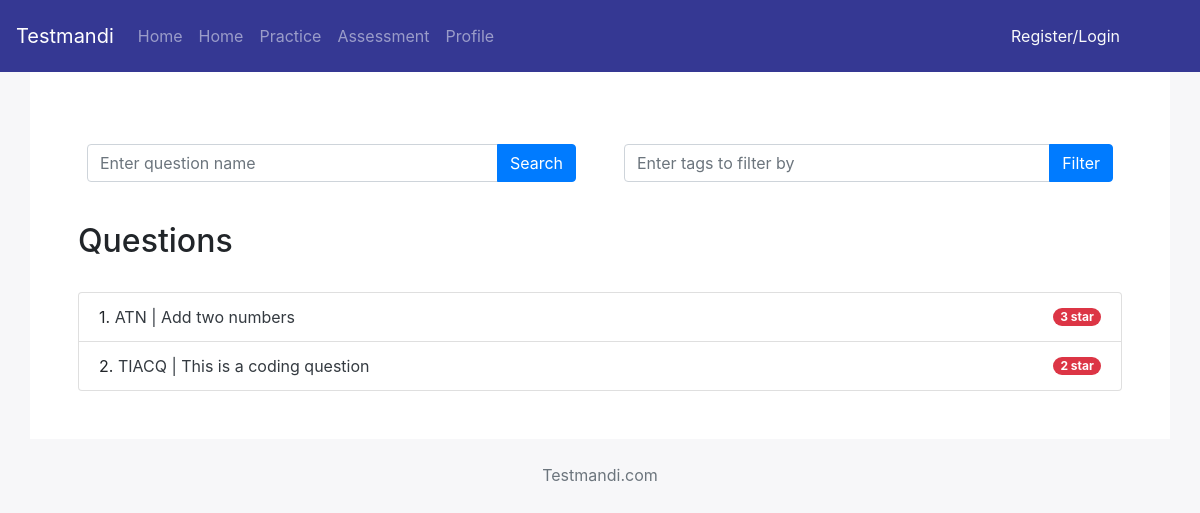
The page /question/ on the database as committed earlier.
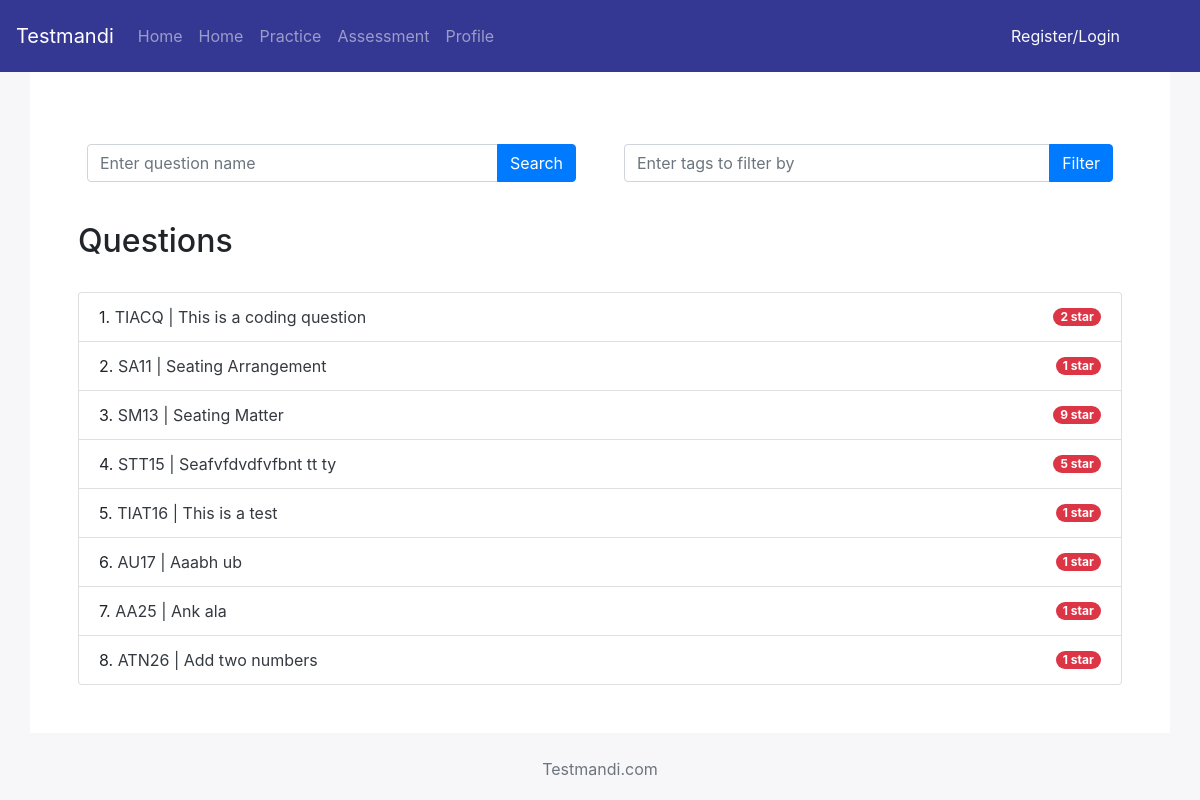
The same page on the database as committed later.
### dashboard/models.py (models this page shows, shortened)
class Question(models.Model):
    title = models.CharField(max_length=100, blank=True, null=True)
    question = models.TextField(max_length=5000, blank=True, null=True)
    hit = models.CharField(max_length=10, blank=True, null=True)
    difficulty = models.IntegerField(choices=QUESTION_DIFFI, blank=True, null=True)
    topic = models.CharField(max_length=250, blank=True, null=True)
    subtopic = models.CharField(max_length=250, blank=True, null=True)
    subsubtopic = models.CharField(max_length=250, blank=True, null=True)
    time_limit = models.CharField(max_length=10, blank=True, null=True)
    time_stamp = models.DateTimeField(auto_now_add=True)

### dashboard/views.py (the view)
# urls.py: path('question/', question_list_view, name="question-list"),
def question_list_view(request):
    questions = Question.objects.all()
    context = {
        "title": "Dashboard",
        "questions": questions
    }
    return render(request, 'dashboard/question-list.html', context)

### templates/dashboard/question-list.html
{% extends "base/base.html" %}
{% block content %}
    <div class="container p-5">
        <div class="row">
            <div class="col p-4">
                {% include 'dashboard/search.html' %}
            </div>
            <div class="col p-4">
                {% include 'dashboard/filter.html' %}
            </div>
        </div>
        <h2>Questions</h2>
        <br>
        <ul class="list-group">
            {% for question in questions %}
                <li class="list-group-item d-flex justify-content-between align-items-center">
                    <span>
                        {{ forloop.counter }}.
                        <a href="{{ question.hit }}" class="text-dark">{{ question.hit }} | {{ question.title }}</a>
                    </span>
                    <span class="badge badge-danger badge-pill">{{ question.difficulty }} star</span>
                </li>
            {% endfor %}
        </ul>
    </div>
{% endblock %}

### templates/base/base.html (shortened to what this page needs)
{% load static %}
<!doctype html>
<html lang="en">
<head>
    <link rel="stylesheet" href="{% static 'css/style.css' %}">
    <link rel="stylesheet" href="{% static 'css/bs.min.css' %}">
</head>
<body>
    {% include 'base/header.html' %}
            {% block content %}{% endblock %}
            <br>
    {% include 'base/footer.html' %}
</body>
</html>

### templates/base/header.html (shortened to what this page needs)
<nav class="navbar navbar-expand-lg navbar-dark pt-3 pb-3" style="background-color: #353893;">
    <a class="navbar-brand" href="{% url 'dashboard' %}">Testmandi</a>
    <div class="collapse navbar-collapse" id="navbarSupportedContent">
        <ul class="navbar-nav mr-auto">
            <li class="nav-item">
                <a class="nav-link" href="{% url 'dashboard' %}">Home</a>
            </li>
            {% if request.user.is_staff %}
                <li class="nav-item">
                    <a class="nav-link" href="{% url 'staff' %}">Staff Access</a>
                </li>
            {% else %}
                <li class="nav-item">
                    <a class="nav-link" href="{% url 'dashboard' %}">Home</a>
                </li>
            {% endif %}
            <li class="nav-item">
                <a class="nav-link" href="{% url 'question-list' %}">Practice</a>
            </li>
            <li class="nav-item">
                <a class="nav-link" href="{% url 'assesment-home' %}">Assessment</a>
            </li>
            <li class="nav-item">
                <a class="nav-link" href="#">Profile</a>
            </li>
        </ul>
        {% if request.user.is_authenticated %}
            <div class="dropleft">
                <a class="nav-link text-light dropdown-toggle mr-5" href="#" id="navbarDropdown" role="button"
                   data-toggle="dropdown"
                   aria-haspopup="true" aria-expanded="false">
                    {{ request.user.username }}
                </a>
                <div class="dropdown-menu" aria-labelledby="navbarDropdown">
                    <a class="dropdown-item" href="#">Action</a>
                    <a class="dropdown-item" href="#">Another action</a>
                    <div class="dropdown-divider"></div>
                    <a class="dropdown-item text-danger" href="{% url 'logout' %}">Logout</a>
                </div>
            </div>
        {% else %}
            <a class="nav-link text-light mr-5" href="{% url 'reglogin' %}" role="button" aria-haspopup="true"
               aria-expanded="false">
                Register/Login
            </a>
        {% endif %}
    </div>
</nav>

### templates/dashboard/search.html
<form action="" method="GET">{% csrf_token %}
    <div class="input-group mb-3">
        <input type="text" class="form-control" aria-describedby="button-addon2" placeholder="Enter question name">
        <div class="input-group-append">
            <button class="btn btn-primary" type="button" id="button-addon2">Search</button>
        </div>
    </div>
</form>

### templates/dashboard/filter.html
<form action="" method="GET">{% csrf_token %}
    <div class="input-group mb-3">
        <input type="text" class="form-control" aria-describedby="button-addon2" placeholder="Enter tags to filter by">
        <div class="input-group-append">
            <button class="btn btn-primary" type="button" id="button-addon2">Filter</button>
        </div>
    </div>
</form>

### templates/base/footer.html
<p class="text-center text-muted">
    Testmandi.com
</p>

### static/css/style.css (style rules this page uses)
body { background-color: rgba(242, 242, 246, 0.56) !important; }
.container { background-color: #ffffff !important; }

Rows that differ between the two databases and show on the page:
removed Question: hit "ATN", title "Add two numbers", difficulty "3"
added Question: hit "SA11", title "Seating Arrangement", difficulty "1"
added Question: hit "SM13", title "Seating Matter", difficulty "9"
added Question: hit "STT15", title "Seafvfdvdfvfbnt tt ty", difficulty "5"
added Question: hit "TIAT16", title "This is a test", difficulty "1"
added Question: hit "AU17", title "Aaabh ub", difficulty "1"
added Question: hit "AA25", title "Ank ala", difficulty "1"
added Question: hit "ATN26", title "Add two numbers", difficulty "1"
